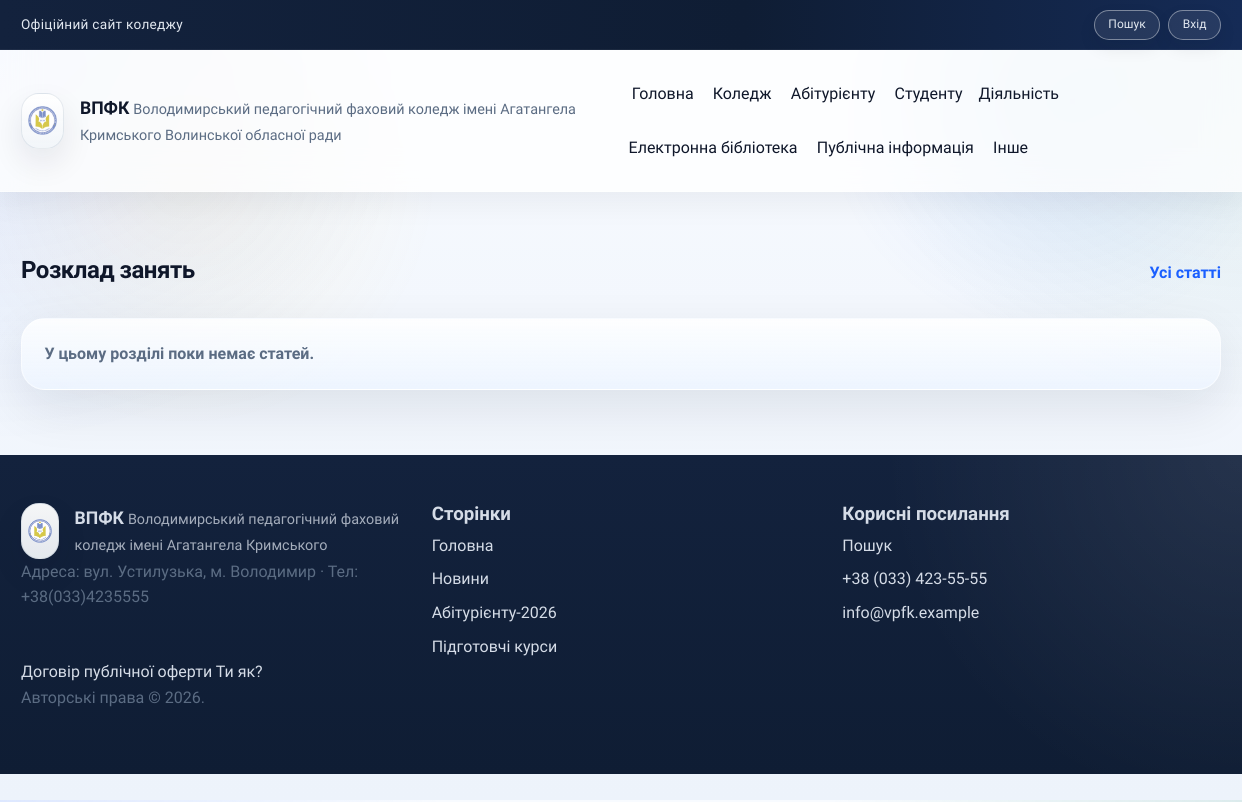
The page /section/20 on the database its author committed.
### tables this page shows
CREATE TABLE menu_items (
          id INTEGER PRIMARY KEY AUTOINCREMENT,
          parent_id INTEGER,
          title TEXT NOT NULL,
          url TEXT NOT NULL,
          sort_order INTEGER NOT NULL DEFAULT 0,
          FOREIGN KEY(parent_id) REFERENCES menu_items(id)
        );

### app/public_routes.py (the view, shortened to what this page needs)
@app.route("/section/<int:section_id>")
def section(section_id: int):
    menu_tree = get_menu_tree()
    section_item = find_menu_item(menu_tree, section_id)
    if not section_item:
        abort(404)
    direct_count_row = query_db(
        "SELECT COUNT(*) AS total FROM articles WHERE section_id = ?",
        (section_id,),
        one=True,
    )
    direct_count = int(direct_count_row["total"]) if direct_count_row else 0
    section_ids = get_descendant_ids(section_id)
    placeholders = ",".join("?" * len(section_ids))
    articles = query_db(
        f"""
        SELECT articles.*, menu_items.title AS section_title
        FROM articles
        LEFT JOIN menu_items ON menu_items.id = articles.section_id
        WHERE articles.section_id IN ({placeholders})
        ORDER BY articles.published_date DESC
        """,
        tuple(section_ids),
    )
    return render_template(
        "section.html",
        section_item=section_item,
        articles=articles,
        active_title=section_item["title"],
    )

### app/core.py (called while the page is built)
def build_menu_tree(rows: List[dict]) -> List[dict]:
    items: Dict[int, dict] = {}
    roots: List[dict] = []
    for row in rows:
        items[row["id"]] = {
            "id": row["id"],
            "parent_id": row["parent_id"],
            "title": row["title"],
            "url": row["url"],
            "sort_order": row["sort_order"],
            "children": [],
        }
    for item in items.values():
        parent_id = item["parent_id"]
        if parent_id and parent_id in items:
            items[parent_id]["children"].append(item)
        else:
            roots.append(item)
    def sort_items(nodes: List[dict]) -> List[dict]:
        nodes.sort(key=lambda n: (n["sort_order"], n["title"]))
        for node in nodes:
            node["children"] = sort_items(node["children"])
        return nodes
    return sort_items(roots)

def get_menu_tree() -> List[dict]:
    rows = query_db("SELECT * FROM menu_items ORDER BY sort_order, title")
    return build_menu_tree(rows)

def find_menu_item(nodes: List[dict], item_id: int) -> Optional[dict]:
    for node in nodes:
        if node["id"] == item_id:
            return node
        found = find_menu_item(node["children"], item_id)
        if found:
            return found
    return None

def get_descendant_ids(section_id: int) -> List[int]:
    rows = query_db("SELECT id, parent_id FROM menu_items")
    children_map: Dict[int, List[int]] = {}
    for row in rows:
        parent = row["parent_id"]
        if parent is not None:
            children_map.setdefault(parent, []).append(row["id"])
    result: List[int] = []
    def walk(node_id: int) -> None:
        result.append(node_id)
        for child_id in children_map.get(node_id, []):
            walk(child_id)
    walk(section_id)
    return result

@app.context_processor
def inject_globals():
    return {
        "menu_items": get_menu_tree(),
        "current_user": g.get("user"),
    }

@app.before_request
def load_user():
    g.user = None
    user_id = session.get("user_id")
    if user_id:
        user = query_db("SELECT * FROM users WHERE id = ?", (user_id,), one=True)
        if user:
            g.user = user

### data/db.py (called while the page is built)
def get_db() -> sqlite3.Connection:
    if "db" not in g:
        os.makedirs(DATA_DIR, exist_ok=True)
        conn = sqlite3.connect(DB_PATH, check_same_thread=False)
        conn.row_factory = sqlite3.Row
        conn.execute("PRAGMA foreign_keys = ON")
        g.db = conn
    return g.db

### templates/section.html (shortened to what this page needs)
{% extends "layout.html" %}
{% block content %}
  <section class="section">
    <div class="container">
      <div class="section-header">
        <h1>{{ section_item.title }}</h1>
        <a class="link" href="{{ url_for('articles') }}">Усі статті</a>
      </div>
      <div class="article-list">
        {% for article in articles %}
          <article class="article-card">
            {% set thumb = article.featured_image %}
            {% if not thumb and article.image_gallery %}
              {% set gallery = article.image_gallery|from_json if article.image_gallery else [] %}
              {% if gallery %}
                {% set thumb = gallery[0] %}
              {% endif %}
            {% endif %}
            {% if thumb %}
              {% if article.external_link %}
                <a class="article-thumb" href="{{ article.external_link }}" target="_blank">
                  <img src="{{ uploads_url(thumb) }}" alt="{{ article.title }}">
                </a>
              {% else %}
                <a class="article-thumb" href="{{ url_for('article_detail', article_id=article.id) }}">
                  <img src="{{ uploads_url(thumb) }}" alt="{{ article.title }}">
                </a>
              {% endif %}
            {% endif %}
            <div class="article-meta">
              <span class="badge">{{ article.category }}</span>
              <span class="muted">Публікація: {{ article.published_date }}</span>
              {% if article.event_date %}
                <span class="muted">Подія: {{ article.event_date }}</span>
              {% endif %}
            </div>
            <h3>
              {% if article.external_link %}
                <a href="{{ article.external_link }}" target="_blank">{{ article.title }}</a>
              {% else %}
                <a href="{{ url_for('article_detail', article_id=article.id) }}">{{ article.title }}</a>
              {% endif %}
            </h3>
            {% set summary_text = article.summary|clean_text %}
            {% if summary_text %}
              <p>{{ summary_text }}</p>
            {% endif %}
            <div class="article-footer">
              {% if article.external_link %}
                <a class="link" href="{{ article.external_link }}" target="_blank">Перейти</a>
              {% else %}
                <a class="link" href="{{ url_for('article_detail', article_id=article.id) }}">Читати</a>
              {% endif %}
            </div>
          </article>
        {% else %}
          <div class="empty-state">У цьому розділі поки немає статей.</div>
        {% endfor %}
      </div>
    </div>
  </section>
{% endblock %}

### templates/_menu.html (shortened to what this page needs)
{% macro render_menu(items, active_title=None, level=0) %}
  {% for item in items %}
    {% set active_class = "nav-highlight" if item.title == active_title else "" %}
    {% if item.children %}
      <div class="nav-item has-submenu submenu-level-{{ level }}">
        <span class="nav-title {{ active_class }}">{{ item.title }}</span>
      </div>
    {% else %}
      <a href="{{ item.url or '#' }}" class="{{ active_class }}">{{ item.title }}</a>
    {% endif %}
  {% endfor %}
{% endmacro %}

### rows shown on the page
menu_items: title "Головна"
menu_items: title "Коледж"
menu_items: title "Абітурієнту"
menu_items: title "Студенту"
menu_items: title "Діяльність"
menu_items: title "Електронна бібліотека"
menu_items: title "Публічна інформація"
menu_items: title "Інше"
menu_items: title "Розклад занять"
